Frame 1 (no input): blank canvas, image omitted
Frame 60 (no input): blank canvas, image omitted
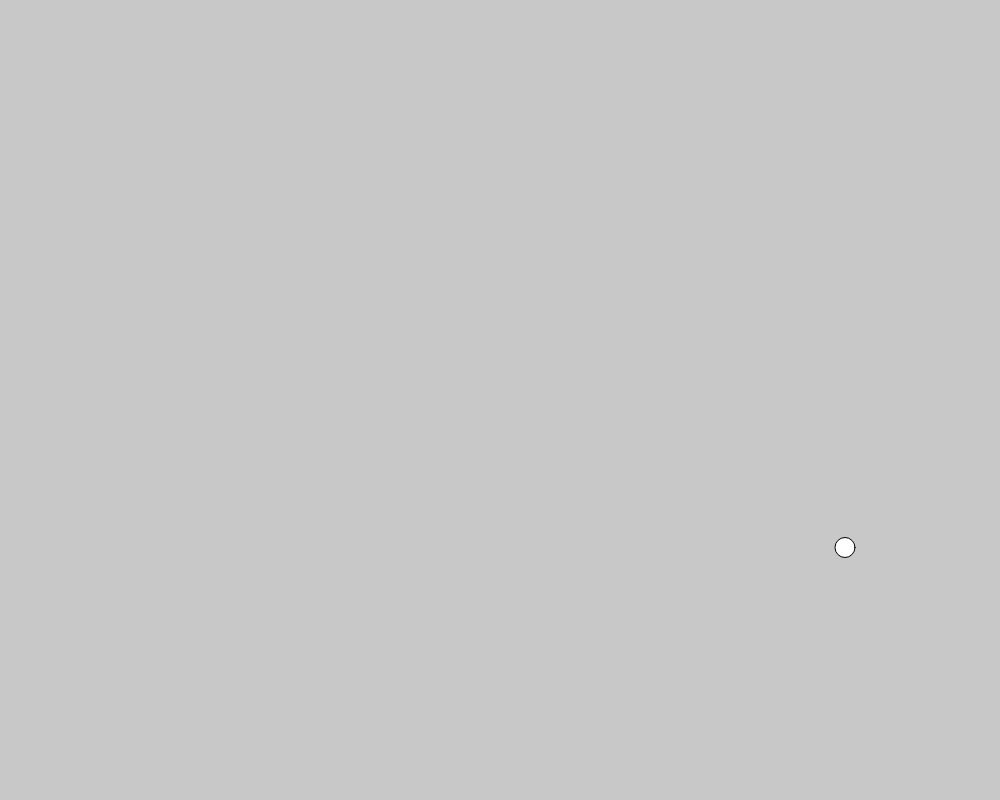
Frame 120 (the mouse pressed at the canvas centre since frame 60)

The p5.js sketch whose frames 1 and 60 were blank and that drew this single picture after the mouse press (run headless with seeded random() and noise() and a simulated clock; from frame 60 on, the mouse is pressed at the canvas centre):

// p5.js sketch
// ── sketch.js
var circleY; //declare variable
var circleX;
var myName;
var circleXSpeed;
var circleYSpeed;

function setup () {
  createCanvas(1000, 800);
  circleY = 250; //initialize variable
  circleX = 250;
  circleXSpeed = 5;
  circleYSpeed = 2.5;

  myName = "dongkyu";
}

function draw () {
  // this define what color of background
  background(200);
  ellipse(circleX, circleY, 20, 20); //use variable

/*
dqdkdqdkdqdk
if(circleX < 0) {

}
if(circleX > width)
*/
  circleY = circleY + circleYSpeed;
  circleX = circleX + circleXSpeed;

/*  if (circleX < 0) {
    circleXSpeed = circleXSpeed * -1;
  }

  if (circleX > 500) {
    circleXSpeed = circleXSpeed * -1;
  }

    if (circleY < 0) {
      circleYSpeed = circleYSpeed * -1;
    }

    if (circleY > 500) {
      circleYSpeed = circleYSpeed * -1;
    }
*/

  if (circleX < 0 || circleX > width) {
    circleXSpeed = circleXSpeed * -1;
  }

  if (circleY < 0 || circleY > height) {
    circleYSpeed = circleYSpeed * -1;
  }




  console.log("my name is " + myName);
  console.log("circleX is " + circleX);
  // console.log("circleX is " + circleX)
}
